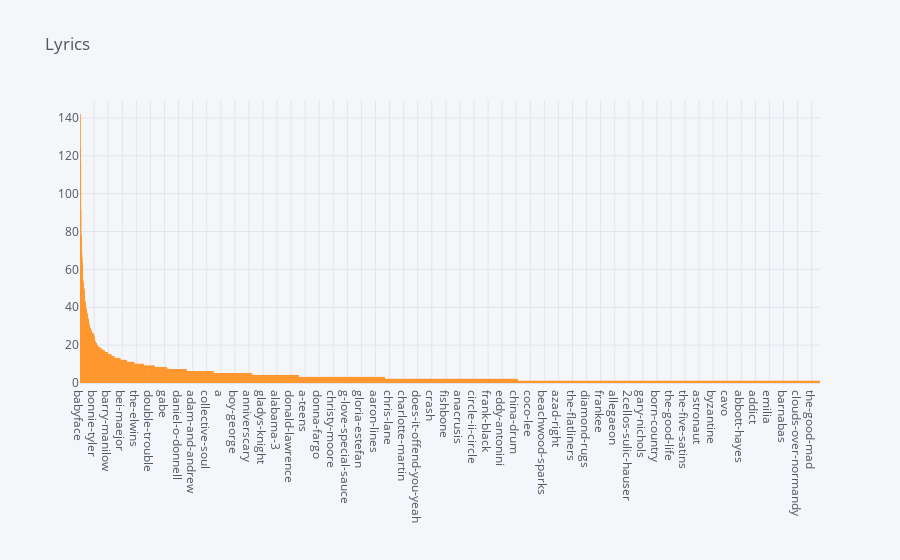

The code cell stored with this chart in its notebook:
### Code cell
data['Artist'].value_counts().sort_values(ascending=False).iplot(kind='bar', title='Lyrics')

### Figure 1 — Plotly figure (JSON) as saved in the notebook; plotly's stock layout.template omitted (floating-point values rounded to 4 significant figures; data arrays with more than 128 entries replaced by an {"elided": "..."} marker saying what was removed)
{"data": [{"marker": {"color": "rgba(255, 153, 51, 0.6)", "line": {"color": "rgba(255, 153, 51, 1.0)", "width": 1}}, "name": "Artist", "orientation": "v", "text": "", "type": "bar", "x": {"elided": "4576 str values"}, "y": {"elided": "4576 int values"}}], "layout": {"legend": {"bgcolor": "#F5F6F9", "font": {"color": "#4D5663"}}, "paper_bgcolor": "#F5F6F9", "plot_bgcolor": "#F5F6F9", "title": {"font": {"color": "#4D5663"}, "text": "Lyrics"}, "xaxis": {"gridcolor": "#E1E5ED", "showgrid": true, "tickfont": {"color": "#4D5663"}, "title": {"font": {"color": "#4D5663"}, "text": ""}, "zerolinecolor": "#E1E5ED"}, "yaxis": {"gridcolor": "#E1E5ED", "showgrid": true, "tickfont": {"color": "#4D5663"}, "title": {"font": {"color": "#4D5663"}, "text": ""}, "zerolinecolor": "#E1E5ED"}}}
